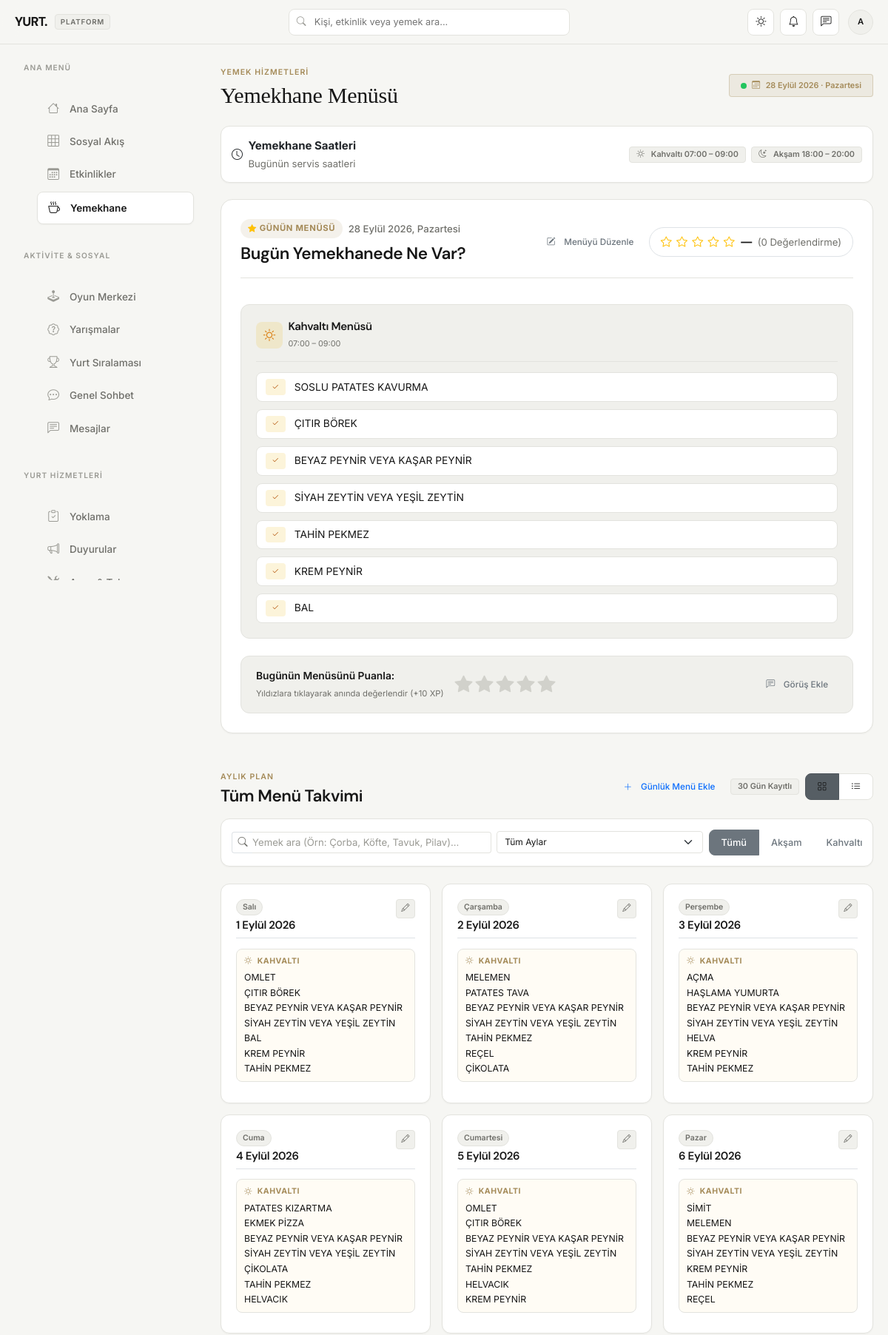
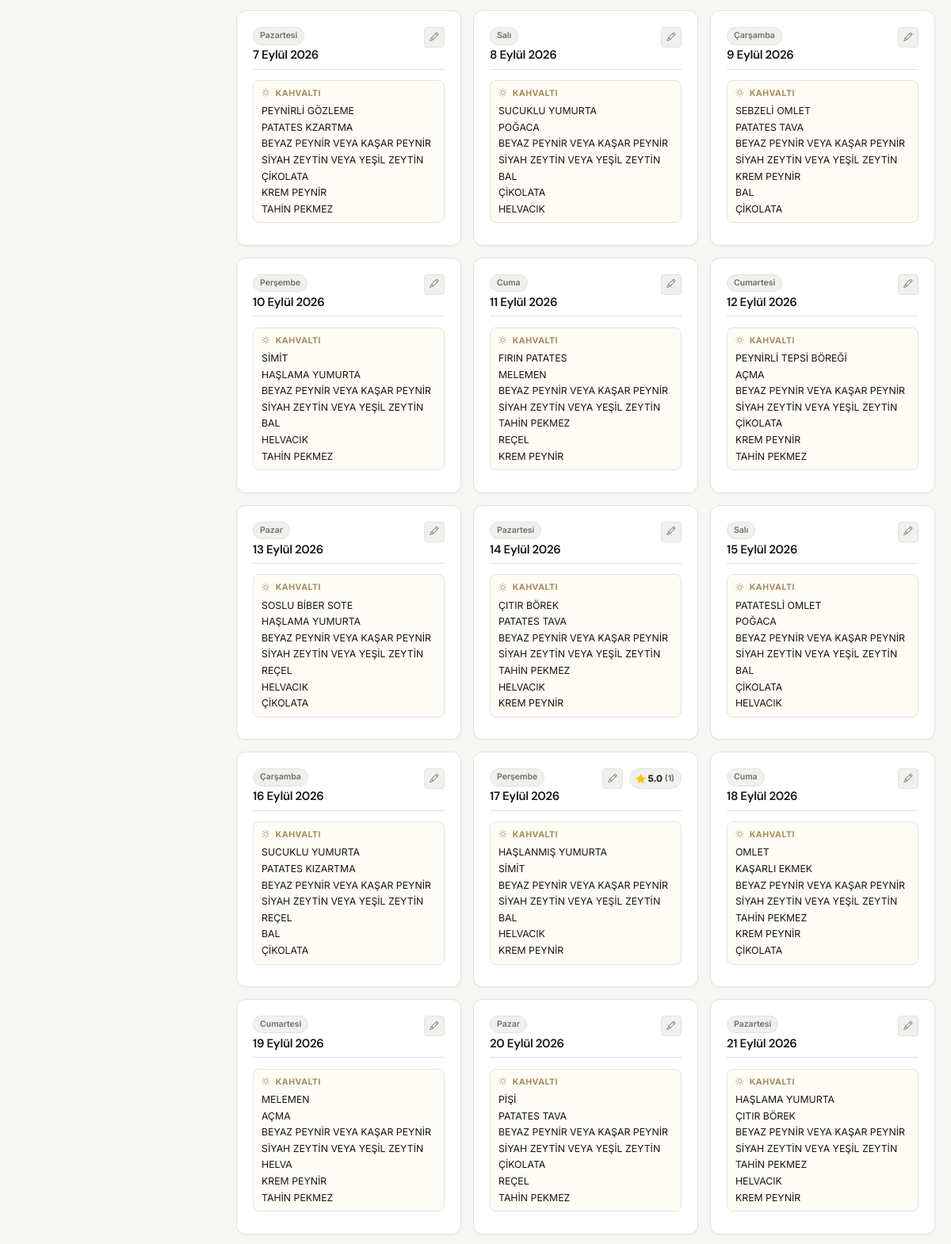
/menu (signed in, upper part), run on the app's committed database (2 pictures, top to bottom).
### tables this page shows
CREATE TABLE meal_menus (id INTEGER PRIMARY KEY AUTOINCREMENT, menu_date TEXT NOT NULL UNIQUE, breakfast TEXT DEFAULT '', lunch TEXT DEFAULT '', dinner TEXT DEFAULT '', snack TEXT DEFAULT '', source_file TEXT, created_at TIMESTAMP DEFAULT CURRENT_TIMESTAMP);

### app.py (the view)
@app.route('/menu')
@login_required
def menu_page():
    conn = get_db()
    today = now_tr().date().isoformat()
    menus = conn.execute('''
        SELECT m.*,
               ROUND(AVG(r.overall_rating),1) AS avg_rating,
               COUNT(r.id) AS rating_count,
               (SELECT overall_rating FROM menu_ratings WHERE menu_date=m.menu_date AND user_id=?) AS my_rating,
               (SELECT breakfast_rating FROM menu_ratings WHERE menu_date=m.menu_date AND user_id=?) AS my_breakfast_rating,
               (SELECT dinner_rating FROM menu_ratings WHERE menu_date=m.menu_date AND user_id=?) AS my_dinner_rating,
               (SELECT comment FROM menu_ratings WHERE menu_date=m.menu_date AND user_id=?) AS my_comment
        FROM meal_menus m
        LEFT JOIN menu_ratings r ON r.menu_date=m.menu_date
        GROUP BY m.id
        ORDER BY m.menu_date ASC
        LIMIT 100
    ''', (session['user_id'], session['user_id'], session['user_id'], session['user_id'])).fetchall()
    today_menu = next((m for m in menus if m['menu_date'] == today), None)
    months_available = []
    for m in menus:
        d = m['menu_date']
        if len(d) >= 7:
            ym = d[:7]
            if ym not in months_available:
                months_available.append(ym)
    conn.close()
    is_weekend = now_tr().weekday() >= 5
    breakfast_start = get_app_setting('meal_breakfast_weekend_start' if is_weekend else 'meal_breakfast_weekday_start', '09:00' if is_weekend else '07:00')
    breakfast_end = get_app_setting('meal_breakfast_weekend_end' if is_weekend else 'meal_breakfast_weekday_end', '11:00' if is_weekend else '09:00')
    dinner_start = get_app_setting('meal_dinner_start', '18:00')
    dinner_end = get_app_setting('meal_dinner_end', '20:00')
    meal_schedule = {
        'breakfast': f'{breakfast_start} – {breakfast_end}',
        'dinner': f'{dinner_start} – {dinner_end}',
        'is_weekend': is_weekend
    }
    return render_template('menu.html', menus=menus, today=today, today_menu=today_menu, months_available=months_available, meal_schedule=meal_schedule)

### app.py (called while the page is built)
def now_tr():
    return datetime.now(ISTANBUL_TZ)

def get_app_setting(key, default=None):
    try:
        conn = get_db()
        row = conn.execute('SELECT value FROM app_settings WHERE key = ?', (key,)).fetchone()
        conn.close()
        return row['value'] if row else default
    except Exception:
        return default

def has_permission(user_dict, perm_key):
    if not user_dict:
        return False
    role_key = user_dict.get('role') or ('yurt_muduru' if user_dict.get('is_admin') else 'ogrenci')
    role_info = USER_ROLES.get(role_key)
    if not role_info:
        return bool(user_dict.get('is_admin'))
    perms = role_info.get('permissions') or {}
    if perms.get('full_admin'):
        return True
    return bool(perms.get(perm_key))

def has_any_admin_permission(user_dict):
    if not user_dict:
        return False
    role_key = user_dict.get('role') or ('yurt_muduru' if user_dict.get('is_admin') else 'ogrenci')
    role_info = USER_ROLES.get(role_key)
    if not role_info:
        return bool(user_dict.get('is_admin'))
    perms = role_info.get('permissions') or {}
    return any(bool(v) for v in perms.values())

def can_user_manage_maintenance(user_dict):
    return has_permission(user_dict, 'manage_maintenance')

def can_user_manage_attendance(user_dict):
    return has_permission(user_dict, 'manage_attendance')

def login_required(f):
    @wraps(f)
    def decorated_function(*args, **kwargs):
        if 'user_id' not in session:
            flash('Lütfen önce giriş yapın.', 'warning')
            return redirect(url_for('login'))
        return f(*args, **kwargs)
    return decorated_function

def get_unread_count(user_id):
    conn = get_db()
    count = conn.execute('''
        SELECT COUNT(*) as c FROM notifications
        WHERE user_id = ? AND is_read = 0
    ''', (user_id,)).fetchone()['c']
    conn.close()
    return count

def get_unread_dm_count(user_id):
    conn = get_db()
    count = conn.execute('''
        SELECT COUNT(*) as c
        FROM conv_messages m
        JOIN conversation_members cm ON cm.conversation_id = m.conversation_id
        WHERE cm.user_id = ?
          AND cm.hidden_at IS NULL
          AND cm.left_at IS NULL
          AND m.sender_id != ?
          AND m.id > cm.last_read_message_id
          AND NOT (m.deleted_for_everyone = 1)
          AND m.id NOT IN (SELECT message_id FROM message_hides WHERE user_id = ?)
    ''', (user_id, user_id, user_id)).fetchone()['c']
    conn.close()
    return count

### templates/menu.html (shortened to what this page needs)
{% extends 'base.html' %}
{% block content %}
<div class="d-flex align-items-center justify-content-between mb-4 flex-wrap gap-2">
    <div>
        <span class="kicker">Yemek Hizmetleri</span>
        <h3 class="serif-heading mb-0" style="font-size: 2rem;">Yemekhane Menüsü</h3>
    </div>
    {% if today_menu %}
    <div class="badge-tag badge-gold py-2 px-3 d-flex align-items-center gap-2">
        <span class="live-dot"></span>
        <i class="bi bi-calendar3"></i>
        <span>{{ today|format_date_tr }} · {{ today|day_name_tr }}</span>
    </div>
    {% endif %}
</div>
<div class="card card-pad-sm mb-4 meal-hours-card">
    <div class="d-flex align-items-center justify-content-between flex-wrap gap-3">
        <div class="d-flex align-items-center gap-2">
            <span class="meal-hours-icon"><i class="bi bi-clock"></i></span>
            <div>
                <strong class="d-block">Yemekhane Saatleri</strong>
                <span class="text-muted small">Bugünün servis saatleri</span>
            </div>
        </div>
        <div class="d-flex flex-wrap gap-2">
            <span class="badge-tag"><i class="bi bi-sun me-1"></i>Kahvaltı {{ meal_schedule.breakfast }}</span>
            <span class="badge-tag"><i class="bi bi-moon-stars me-1"></i>Akşam {{ meal_schedule.dinner }}</span>
        </div>
    </div>
</div>
{% if today_menu %}
<div class="today-menu-card mb-5" id="today-menu-card">
    <div class="today-menu-header d-flex justify-content-between align-items-center flex-wrap gap-3">
        <div>
            <div class="d-flex align-items-center gap-2">
                <span class="badge-pill-accent"><i class="bi bi-star-fill text-warning me-1"></i> Günün Menüsü</span>
                <span class="text-muted small fw-medium">{{ today|format_date_tr }}, {{ today|day_name_tr }}</span>
            </div>
            <h4 class="fw-bold mt-2 mb-0">Bugün Yemekhanede Ne Var?</h4>
        </div>
        <div class="d-flex align-items-center gap-2">
            {% if session.get('is_admin') %}
            <button type="button" class="btn btn-outline-secondary btn-sm" onclick="openAdminMenuEdit('{{ today_menu.menu_date }}')">
                <i class="bi bi-pencil-square me-1"></i> Menüyü Düzenle
            </button>
            {% endif %}
            <div class="d-flex align-items-center gap-2 bg-surface-subtle p-2 px-3 rounded-pill border">
                <span class="text-warning fs-6" style="letter-spacing: 1px;">
                    {% for i in range(1,6) %}
                    <i class="bi bi-star{% if today_menu.avg_rating and i <= today_menu.avg_rating|round(0,'floor') %}-fill{% endif %}"></i>
                    {% endfor %}
                </span>
                <strong class="fs-6" id="header-avg-rating">{{ today_menu.avg_rating or '—' }}</strong>
                <span class="text-muted small" id="header-rating-count">({{ today_menu.rating_count or 0 }} Değerlendirme)</span>
            </div>
        </div>
    </div>
    <div class="row g-3 mt-1">
        {% if today_menu.breakfast %}
        <div class="{% if today_menu.dinner %}col-lg-6{% else %}col-12{% endif %}">
            <div class="meal-block-card h-100">
                <div class="meal-block-header">
                    <div class="d-flex align-items-center gap-2">
                        <span class="meal-icon-box bg-sun"><i class="bi bi-sun"></i></span>
                        <div>
                            <h6 class="fw-bold mb-0">Kahvaltı Menüsü</h6>
                            <span class="text-muted" style="font-size: 0.72rem;">{{ meal_schedule.breakfast }}</span>
                        </div>
                    </div>
                </div>
                <div class="meal-courses-list" id="today-breakfast-list">
                    {% for item in today_menu.breakfast|split_courses %}
                    <div class="meal-course-item">
                        <span class="course-badge breakfast-badge"><i class="bi bi-check2"></i></span>
                        <span class="course-text">{{ item }}</span>
                    </div>
                    {% else %}
                    <p class="text-muted small mb-0">{{ today_menu.breakfast }}</p>
                    {% endfor %}
                </div>
            </div>
        </div>
        {% endif %}
    </div>
    <div class="quick-rate-bar mt-4">
        <div class="d-flex align-items-center justify-content-between flex-wrap gap-3">
            <div class="d-flex align-items-center gap-3">
                <div>
                    <span class="fw-bold d-block" style="font-size: 0.92rem;">Bugünün Menüsünü Puanla:</span>
                    <span class="text-muted" style="font-size: 0.75rem;">Yıldızlara tıklayarak anında değerlendir (+10 XP)</span>
                </div>
                <div class="click-star-rating" id="quick-star-group" data-current-score="{{ today_menu.my_rating or 0 }}">
                    {% for i in range(1,6) %}
                    <button type="button" class="star-click-btn {% if today_menu.my_rating and i <= today_menu.my_rating %}filled{% endif %}" data-star="{{ i }}" title="{{ i }} Yıldız">
                        <i class="bi bi-star-fill"></i>
                    </button>
                    {% endfor %}
                </div>
            </div>
            <div class="d-flex align-items-center gap-2">
                <button type="button" class="btn btn-outline-secondary btn-sm" id="toggle-comment-btn">
                    <i class="bi bi-chat-left-text me-1"></i> Görüş Ekle
                </button>
            </div>
        </div>
    </div>
</div>
{% endif %}
<div class="d-flex align-items-center justify-content-between mb-3 flex-wrap gap-2">
    <div>
        <span class="kicker">Aylık Plan</span>
        <h4 class="fw-bold mb-0">Tüm Menü Takvimi</h4>
    </div>
    <div class="d-flex align-items-center gap-2">
        {% if session.get('is_admin') %}
        <button type="button" class="btn btn-outline-primary btn-sm" onclick="openAdminMenuEdit('')">
            <i class="bi bi-plus-lg me-1"></i> Günlük Menü Ekle
        </button>
        {% endif %}
        <span class="badge-tag">{{ menus|length }} Gün Kayıtlı</span>
        <div class="btn-group btn-group-sm" role="group" aria-label="Görünüm Seçici">
            <button type="button" class="btn btn-secondary active" id="view-grid-btn" title="Kart Görünümü"><i class="bi bi-grid"></i></button>
            <button type="button" class="btn btn-secondary" id="view-table-btn" title="Tablo Görünümü"><i class="bi bi-list-ul"></i></button>
        </div>
    </div>
</div>
<div class="card card-pad-sm mb-4">
    <div class="row g-2 align-items-center">
        <div class="col-md-5">
            <div class="input-group input-group-sm">
                <span class="input-group-text bg-transparent border-end-0 text-muted"><i class="bi bi-search"></i></span>
                <input type="text" id="menu-search-input" class="form-control border-start-0 ps-0" placeholder="Yemek ara (Örn: Çorba, Köfte, Tavuk, Pilav)...">
            </div>
        </div>
        <div class="col-md-4">
            <select id="month-filter-select" class="form-select form-select-sm">
                <option value="all">Tüm Aylar</option>
            </select>
        </div>
        <div class="col-md-3 text-end">
            <div class="btn-group btn-group-sm w-100" role="group">
                <button type="button" class="btn btn-outline-secondary active btn-filter-meal" data-meal="all">Tümü</button>
                <button type="button" class="btn btn-outline-secondary btn-filter-meal" data-meal="dinner">Akşam</button>
                <button type="button" class="btn btn-outline-secondary btn-filter-meal" data-meal="breakfast">Kahvaltı</button>
            </div>
        </div>
    </div>
</div>
<div id="grid-view-container" class="row g-3">
{% for m in menus %}
    {% set is_today = (m.menu_date == today) %}
    <div class="col-md-6 col-lg-4 menu-day-item" data-date="{{ m.menu_date }}" data-month="{{ m.menu_date[:7] }}" data-has-breakfast="{{ '1' if m.breakfast else '0' }}" data-has-dinner="{{ '1' if m.dinner else '0' }}">
        <div class="card card-pad h-100 day-menu-card {{ 'is-today' if is_today }}">
            <div class="d-flex justify-content-between align-items-start pb-2 mb-2 border-bottom">
                <div>
                    <div class="d-flex align-items-center gap-1">
                        <span class="day-name-pill">{{ m.menu_date|day_name_tr }}</span>
                    </div>
                    <h6 class="fw-bold mt-1 mb-0">{{ m.menu_date|format_date_tr }}</h6>
                </div>
                <div class="d-flex align-items-center gap-2">
                    {% if session.get('is_admin') %}
                    <button type="button" class="btn btn-sm btn-icon-subtle text-muted" onclick="openAdminMenuEdit('{{ m.menu_date }}')" title="Menüyü Düzenle">
                        <i class="bi bi-pencil"></i>
                    </button>
                    {% endif %}
                    {% if m.avg_rating %}
                    <div class="rating-badge-mini" title="{{ m.rating_count }} oy">
                        <i class="bi bi-star-fill text-warning"></i>
                        <span>{{ m.avg_rating }}</span>
                        <small class="text-muted">({{ m.rating_count }})</small>
                    </div>
                    {% endif %}
                </div>
            </div>
            <div class="day-menu-body">
                {% if m.breakfast %}
                <div class="meal-mini-section meal-sec-breakfast mb-2">
                    <div class="meal-mini-title text-gold">
                        <i class="bi bi-sun me-1"></i> Kahvaltı
                    </div>
                    <ul class="meal-mini-list">
                        {% for item in m.breakfast|split_courses %}
                        <li>{{ item }}</li>
                        {% endfor %}
                    </ul>
                </div>
                {% endif %}
            </div>
        </div>
    </div>
{% else %}
    <div class="col-12" id="empty-menu-msg">
        <div class="card card-pad text-center py-5">
            <p class="small text-muted mb-0">Henüz yayınlanmış yemekhane menüsü bulunmuyor.</p>
        </div>
    </div>
{% endfor %}
</div>
{% endblock %}

### data on the page
meal_menus: menu_date|day_name_tr "Salı", menu_date "1 Eylül 2026", breakfast "OMLET" "ÇITIR BÖREK" "BEYAZ PEYNİR VEYA KAŞAR PEYNİR" "SİYAH ZEYTİN VEYA YEŞİL ZEYTİN" "BAL" "KREM PEYNİR" "TAHİN PEKMEZ"
meal_menus: menu_date|day_name_tr "Çarşamba", menu_date "2 Eylül 2026", breakfast "MELEMEN" "PATATES TAVA" "BEYAZ PEYNİR VEYA KAŞAR PEYNİR" "SİYAH ZEYTİN VEYA YEŞİL ZEYTİN" "TAHİN PEKMEZ" "REÇEL" "ÇİKOLATA"
meal_menus: menu_date|day_name_tr "Perşembe", menu_date "3 Eylül 2026", breakfast "AÇMA" "HAŞLAMA YUMURTA" "BEYAZ PEYNİR VEYA KAŞAR PEYNİR" "SİYAH ZEYTİN VEYA YEŞİL ZEYTİN" "HELVA" "KREM PEYNİR" "TAHİN PEKMEZ"
meal_menus: menu_date|day_name_tr "Cuma", menu_date "4 Eylül 2026", breakfast "PATATES KIZARTMA" "EKMEK PİZZA" "BEYAZ PEYNİR VEYA KAŞAR PEYNİR" "SİYAH ZEYTİN VEYA YEŞİL ZEYTİN" "ÇİKOLATA" "TAHİN PEKMEZ" "HELVACIK"
meal_menus: menu_date|day_name_tr "Cumartesi", menu_date "5 Eylül 2026", breakfast "OMLET" "ÇITIR BÖREK" "BEYAZ PEYNİR VEYA KAŞAR PEYNİR" "SİYAH ZEYTİN VEYA YEŞİL ZEYTİN" "TAHİN PEKMEZ" "HELVACIK" "KREM PEYNİR"
meal_menus: menu_date|day_name_tr "Pazar", menu_date "6 Eylül 2026", breakfast "SİMİT" "MELEMEN" "BEYAZ PEYNİR VEYA KAŞAR PEYNİR" "SİYAH ZEYTİN VEYA YEŞİL ZEYTİN" "KREM PEYNİR" "TAHİN PEKMEZ" "REÇEL"
meal_menus: menu_date|day_name_tr "Pazartesi", menu_date "7 Eylül 2026", breakfast "PEYNİRLİ GÖZLEME" "PATATES KZARTMA" "BEYAZ PEYNİR VEYA KAŞAR PEYNİR" "SİYAH ZEYTİN VEYA YEŞİL ZEYTİN" "ÇİKOLATA" "KREM PEYNİR" "TAHİN PEKMEZ"
meal_menus: menu_date|day_name_tr "Salı", menu_date "8 Eylül 2026", breakfast "SUCUKLU YUMURTA" "POĞACA" "BEYAZ PEYNİR VEYA KAŞAR PEYNİR" "SİYAH ZEYTİN VEYA YEŞİL ZEYTİN" "BAL" "ÇİKOLATA" "HELVACIK"
meal_menus: menu_date|day_name_tr "Çarşamba", menu_date "9 Eylül 2026", breakfast "SEBZELİ OMLET" "PATATES TAVA" "BEYAZ PEYNİR VEYA KAŞAR PEYNİR" "SİYAH ZEYTİN VEYA YEŞİL ZEYTİN" "KREM PEYNİR" "BAL" "ÇİKOLATA"
meal_menus: menu_date|day_name_tr "Perşembe", menu_date "10 Eylül 2026", breakfast "SİMİT" "HAŞLAMA YUMURTA" "BEYAZ PEYNİR VEYA KAŞAR PEYNİR" "SİYAH ZEYTİN VEYA YEŞİL ZEYTİN" "BAL" "HELVACIK" "TAHİN PEKMEZ"
meal_menus: menu_date|day_name_tr "Cuma", menu_date "11 Eylül 2026", breakfast "FIRIN PATATES" "MELEMEN" "BEYAZ PEYNİR VEYA KAŞAR PEYNİR" "SİYAH ZEYTİN VEYA YEŞİL ZEYTİN" "TAHİN PEKMEZ" "REÇEL" "KREM PEYNİR"
meal_menus: menu_date|day_name_tr "Cumartesi", menu_date "12 Eylül 2026", breakfast "PEYNİRLİ TEPSİ BÖREĞİ" "AÇMA" "BEYAZ PEYNİR VEYA KAŞAR PEYNİR" "SİYAH ZEYTİN VEYA YEŞİL ZEYTİN" "ÇİKOLATA" "KREM PEYNİR" "TAHİN PEKMEZ"
meal_menus: menu_date|day_name_tr "Pazar", menu_date "13 Eylül 2026", breakfast "SOSLU BİBER SOTE" "HAŞLAMA YUMURTA" "BEYAZ PEYNİR VEYA KAŞAR PEYNİR" "SİYAH ZEYTİN VEYA YEŞİL ZEYTİN" "REÇEL" "HELVACIK" "ÇİKOLATA"
meal_menus: menu_date|day_name_tr "Pazartesi", menu_date "14 Eylül 2026", breakfast "ÇITIR BÖREK" "PATATES TAVA" "BEYAZ PEYNİR VEYA KAŞAR PEYNİR" "SİYAH ZEYTİN VEYA YEŞİL ZEYTİN" "TAHİN PEKMEZ" "HELVACIK" "KREM PEYNİR"
meal_menus: menu_date|day_name_tr "Salı", menu_date "15 Eylül 2026", breakfast "PATATESLİ OMLET" "POĞACA" "BEYAZ PEYNİR VEYA KAŞAR PEYNİR" "SİYAH ZEYTİN VEYA YEŞİL ZEYTİN" "BAL" "ÇİKOLATA" "HELVACIK"
meal_menus: menu_date|day_name_tr "Çarşamba", menu_date "16 Eylül 2026", breakfast "SUCUKLU YUMURTA" "PATATES KIZARTMA" "BEYAZ PEYNİR VEYA KAŞAR PEYNİR" "SİYAH ZEYTİN VEYA YEŞİL ZEYTİN" "REÇEL" "BAL" "ÇİKOLATA"
meal_menus: menu_date|day_name_tr "Perşembe", menu_date "17 Eylül 2026", avg_rating "5.0", rating_count "1", breakfast "HAŞLANMIŞ YUMURTA" "SİMİT" "BEYAZ PEYNİR VEYA KAŞAR PEYNİR" "SİYAH ZEYTİN VEYA YEŞİL ZEYTİN" "BAL" "HELVACIK" "KREM PEYNİR"
meal_menus: menu_date|day_name_tr "Cuma", menu_date "18 Eylül 2026", breakfast "OMLET" "KAŞARLI EKMEK" "BEYAZ PEYNİR VEYA KAŞAR PEYNİR" "SİYAH ZEYTİN VEYA YEŞİL ZEYTİN" "TAHİN PEKMEZ" "KREM PEYNİR" "ÇİKOLATA"
meal_menus: menu_date|day_name_tr "Cumartesi", menu_date "19 Eylül 2026", breakfast "MELEMEN" "AÇMA" "BEYAZ PEYNİR VEYA KAŞAR PEYNİR" "SİYAH ZEYTİN VEYA YEŞİL ZEYTİN" "HELVA" "KREM PEYNİR" "TAHİN PEKMEZ"
meal_menus: menu_date|day_name_tr "Pazar", menu_date "20 Eylül 2026", breakfast "PİŞİ" "PATATES TAVA" "BEYAZ PEYNİR VEYA KAŞAR PEYNİR" "SİYAH ZEYTİN VEYA YEŞİL ZEYTİN" "ÇİKOLATA" "REÇEL" "TAHİN PEKMEZ"
meal_menus: menu_date|day_name_tr "Pazartesi", menu_date "21 Eylül 2026", breakfast "HAŞLAMA YUMURTA" "ÇITIR BÖREK" "BEYAZ PEYNİR VEYA KAŞAR PEYNİR" "SİYAH ZEYTİN VEYA YEŞİL ZEYTİN" "TAHİN PEKMEZ" "HELVACIK" "KREM PEYNİR"

### other printed values
{{ session.username[0]|upper }} "A"
{{ today|format_date_tr }} "28 Eylül 2026"
{{ today|day_name_tr }} "Pazartesi"
{{ meal_schedule.breakfast }} "07:00 – 09:00"
{{ meal_schedule.dinner }} "18:00 – 20:00"
{{ today_menu.avg_rating or '—' }} "—"
{{ today_menu.rating_count or 0 }} "0"
{{ item }} "SOSLU PATATES KAVURMA" "ÇITIR BÖREK" "BEYAZ PEYNİR VEYA KAŞAR PEYNİR" "SİYAH ZEYTİN VEYA YEŞİL ZEYTİN" "TAHİN PEKMEZ" "KREM PEYNİR" "BAL"
{{ menus|length }} "30"
